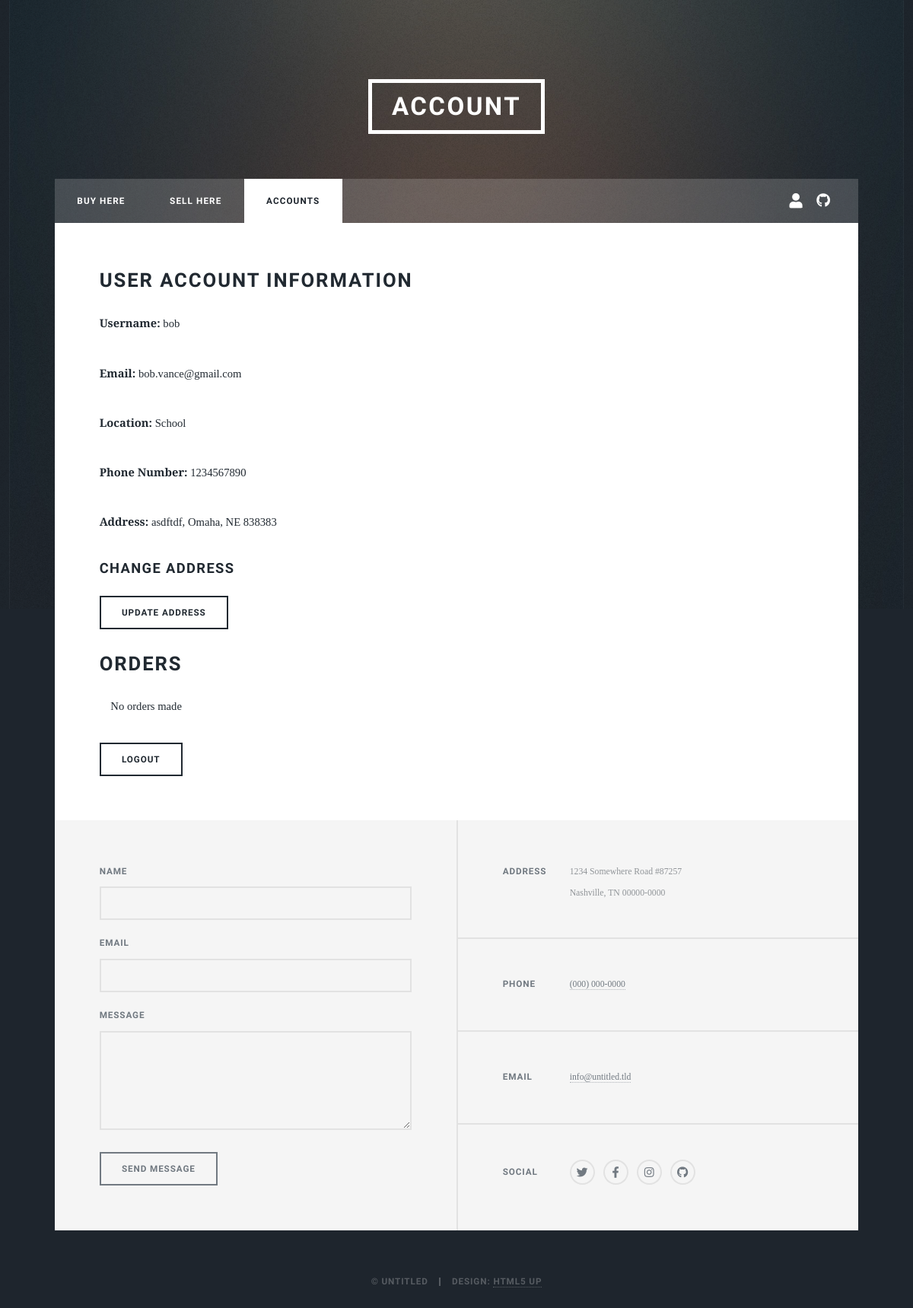
/profile (signed in), run on the app's committed database.
### site_app/models.py (models this page shows, shortened)
class User(AbstractUser):  # Extending Django's built-in user model
    location = models.CharField(max_length=100, blank=True, null=True)
    phone_number = models.BigIntegerField(blank=True, null=True)
    address = models.ForeignKey(Address, on_delete=models.SET_NULL, null=True, blank=True)
    list_display = ("id", "username", "email", "location", "phone_number")
    fieldsets = [
        (None, {"fields": ["id", "username", "email", "location", "phone_number"]}),
        ("Personal info", {"fields": ["id", "username", "email", "location", "phone_number"]})
    ]

class Address(models.Model):
    address_line1 = models.CharField(max_length=255)
    address_line2 = models.CharField(max_length=255, blank=True, null=True)
    city = models.CharField(max_length=100)
    state = models.CharField(max_length=100)
    zip_code = models.IntegerField()

### site_app/views.py (the view)
# urls.py: path('profile', views.profile, name='profile'),
@login_required
def profile(request):
    u = request.user
    addr_form = AddressForm()
    account_orders = Order.objects.filter(seller=request.user.id)
    return render(request, 'site_app/elements.html', {'profile': u, 'form': addr_form, 'orders': account_orders})

### site_app/forms.py
class AddressForm(forms.Form):
        address_line1 = forms.CharField()
        address_line2 = forms.CharField()
        city = forms.CharField()
        state = forms.CharField()
        zip_code = forms.IntegerField()

### site_app/templates/site_app/elements.html (shortened to what this page needs)
{% load static %}
<!DOCTYPE HTML>
<html>
	<head>
		<link rel="stylesheet" href={% static "assets/css/main.css" %} />
	</head>
	<body class="is-preload">
			<div id="wrapper">
					<header id="header">
						<a href="{% url 'page3' %}" class="logo">Account</a>
					</header>
					<nav id="nav">
						<ul class="links">
							<li>				<a href= "{% url 'home' %}" >Buy here</a></li>
							<li>				<a href= "{% url 'page2' %}" >Sell here</a></li>
							<li class="active"><a href= "{% url 'page3' %}" >Accounts</a></li>
						</ul>
						<ul class="icons">
							<li><a href= "{% url 'profile' %}" class="fa fa-user fa-lg"></a></li>
							<li><a href="https://github.com/gbafana25/CSCI4830-TradingTreasure.git" class="icon brands fa-github"><span class="label">GitHub</span></a></li>
						</ul>
					</nav>
				<div id="main">
					<section>
						<h2>User Account Information</h2>
						{% if user.is_authenticated %}
							<div>
								<p><strong>Username:</strong> {{ user.username }}</p>
								<p><strong>Email:</strong> {{ user.email }}</p>
								<p><strong>Location:</strong> {{ user.location }}</p>
								<p><strong>Phone Number:</strong> {{ user.phone_number }}</p>
								{% if user.address %}
									<p><strong>Address:</strong> {{ user.address.address_line1 }}, {{ user.address.city }}, {{ user.address.state }} {{ user.address.zip_code }}</p>
								{% else %}
									<p><strong>Address:</strong> Not available</p>
								{% endif %}
								<h3>Change Address</h3>
								<form action="{% url 'update_address' %}" method="post">
									<div><button type="submit">Update Address</button></div>
								</form>
								<h2>Orders</h2>
								<ul class="posts">
									{% for order in orders %}
									<li>
									<article>
										<header>
											<h3>{{ order.product.name }}</h3>
											<p><strong>From: {{ order.seller.username }}</strong></p>
										</header>
										<p>{{ order.time_ordered }}</p>
										<a href="{% url 'confirm-order' order.id %}" class="button">Confirm Order</a>
									</article>
									</li>
									{% empty %}
									<p>No orders made</p>
									{% endfor %}
								</ul>
							</div>
							<form method="POST" action="{% url 'logout' %}">
								<button type="submit">Logout</button>
							</form>
						{% else %}
							<p>You are not logged in.
								<a href="{% url 'login' %}"> <button type="button">Login Here</button></a>.</p>
							<p>Or Create an account here if you don't have one.
								 <a href="/signup"><button type="button">Create account</button></a>.</p>
						{% endif %}
							</section>
					</div>
					<footer id="footer">
						<section>
							<form method="post" action="#">
								<div class="fields">
									<div class="field">
										<label for="name">Name</label>
										<input type="text" name="name" id="name" />
									</div>
									<div class="field">
										<label for="email">Email</label>
										<input type="text" name="email" id="email" />
									</div>
									<div class="field">
										<label for="message">Message</label>
										<textarea name="message" id="message" rows="3"></textarea>
									</div>
								</div>
								<ul class="actions">
									<li><input type="submit" value="Send Message" /></li>
								</ul>
							</form>
						</section>
						<section class="split contact">
							<section class="alt">
								<h3>Address</h3>
								<p>1234 Somewhere Road #87257<br />
								Nashville, TN 00000-0000</p>
							</section>
							<section>
								<h3>Phone</h3>
								<p><a href="#">(000) 000-0000</a></p>
							</section>
							<section>
								<h3>Email</h3>
								<p><a href="#">info@untitled.tld</a></p>
							</section>
							<section>
								<h3>Social</h3>
								<ul class="icons alt">
									<li><a href="#" class="icon brands alt fa-twitter"><span class="label">Twitter</span></a></li>
									<li><a href="#" class="icon brands alt fa-facebook-f"><span class="label">Facebook</span></a></li>
									<li><a href="#" class="icon brands alt fa-instagram"><span class="label">Instagram</span></a></li>
									<li><a href="#" class="icon brands alt fa-github"><span class="label">GitHub</span></a></li>
								</ul>
							</section>
						</section>
					</footer>
					<div id="copyright">
						<ul><li>&copy; Untitled</li><li>Design: <a href="https://html5up.net">HTML5 UP</a></li></ul>
					</div>
			</div>
	</body>
</html>

### data on the page
User: username "bob", email "bob.vance@gmail.com", location "School", phone_number "1234567890", address.address_line1 "asdftdf", address.city "Omaha", address.state "NE", address.zip_code "838383"
